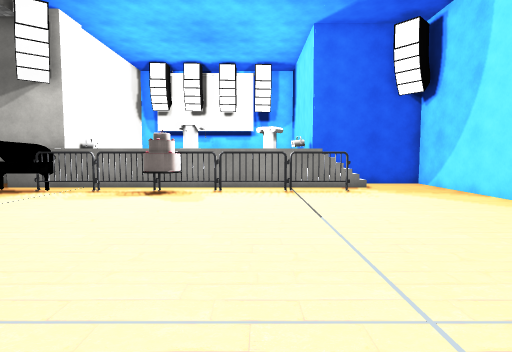
view 1 (above)

20 first-person views from a walk through a 3-D level made in the Unity game engine. The camera is 1.3 m above the floor, tilts 4° down and sees 80° across. Doors are open. The floor is counted in squares, 1 m on a side. Each view is taken from the middle of a square. On the plan, view 1 faces up. The plan holds only what a view shows up to about 14 squares ahead; the rest is blank. The place goes on beyond the plan. Some animated figures are not drawn. Some surface patterns are stand-ins.

view 2
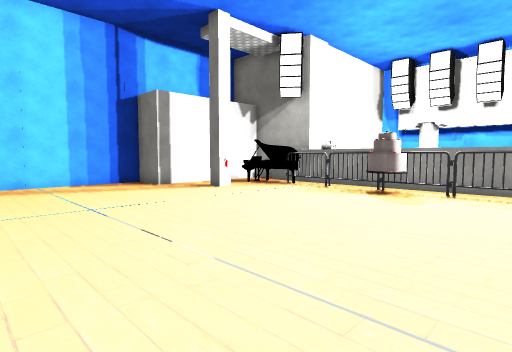

view 3
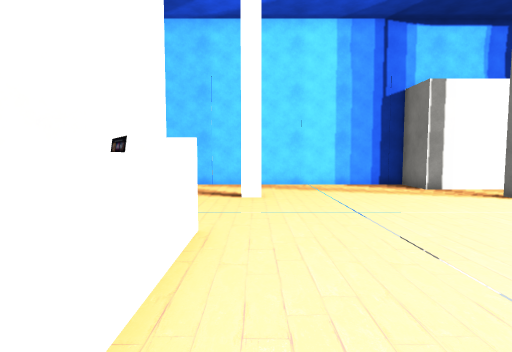

view 4
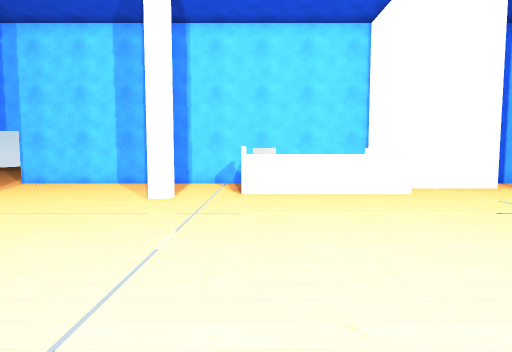

view 5
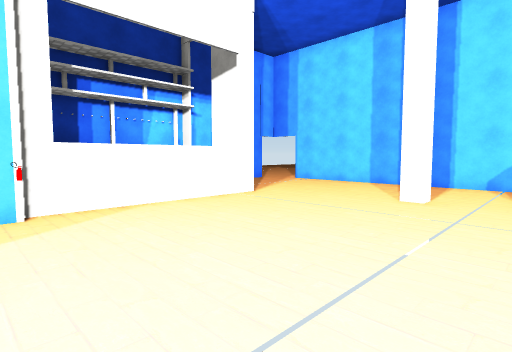

view 6
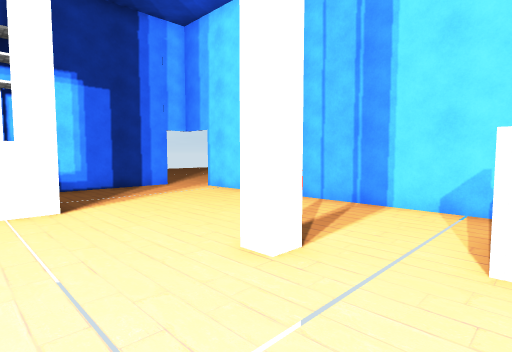

view 7
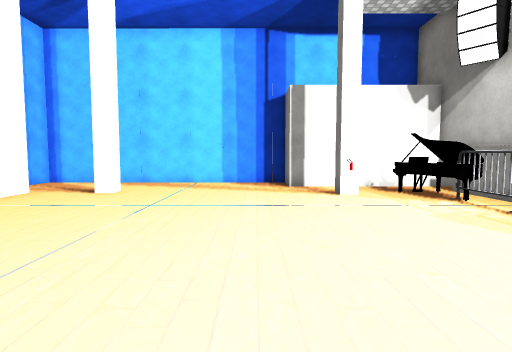

view 8
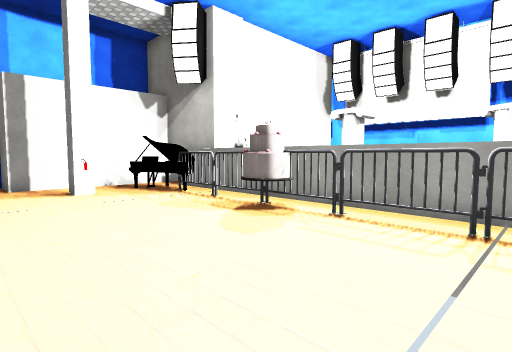

view 9
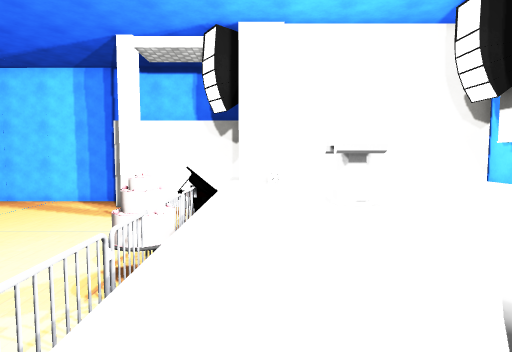

view 10
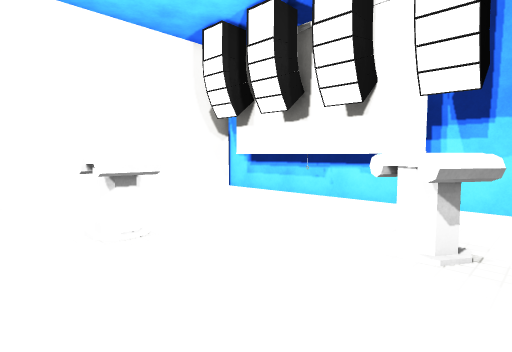

view 11
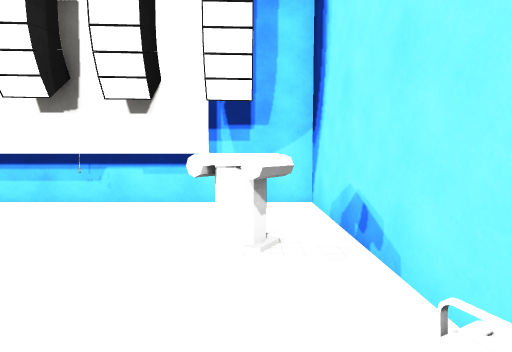

view 12
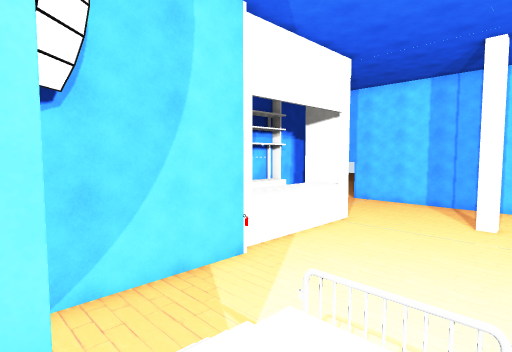

view 13
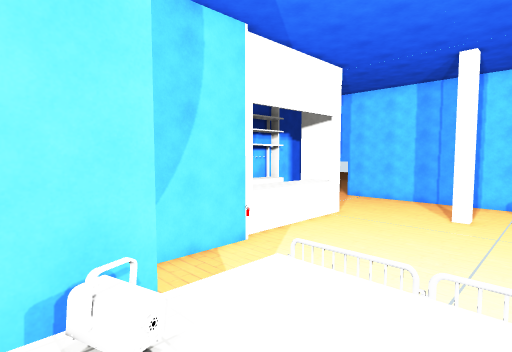

view 14
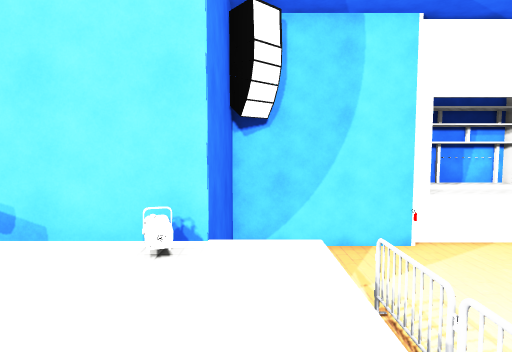

view 15
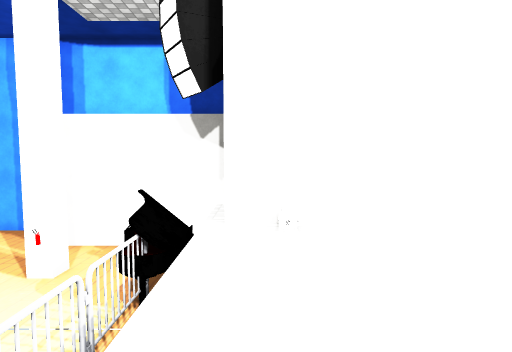

view 16
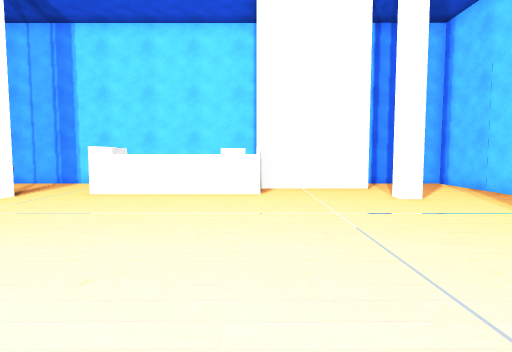

view 17
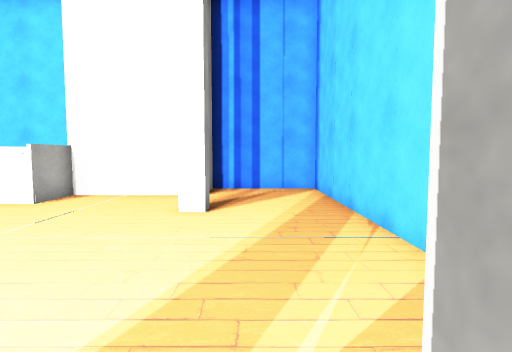

view 18
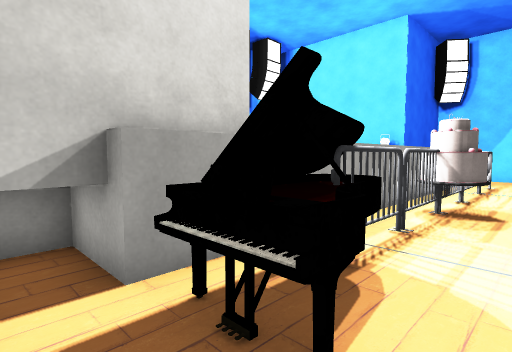

view 19
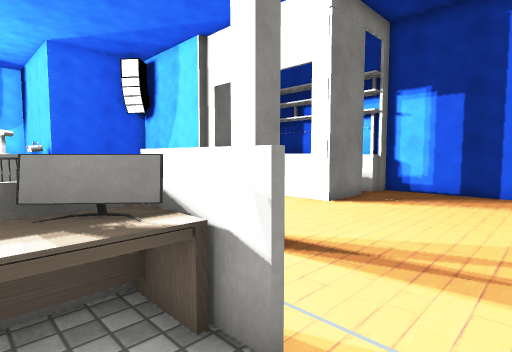

view 20
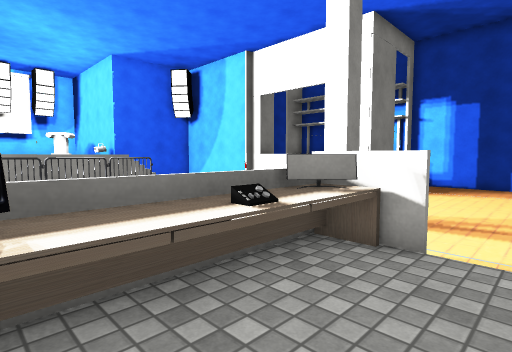

### Floor plan
Key: @ floor where view 1 was taken; # wall or solid block; x gap in a wall; . main floor; : floor 0.25 m higher than the main floor; + floor 1.5 m higher than the main floor; / step, stairs or slope; D open door; O other object.
Columns run from 14 left of view 1 to 12 right of it. Each row starts with its distance up from view 1.
 22        #       ##
 21       #+#######++#
 20       #++++++++++#
 19       #++++++++++#
 18       #++++++++O+#
 17       #+++++++OO+#
 16       #++++++++++#
 15       #+++OO+++++#
 14    ####+++++++++O######
 13   #####++++++++++/ ...#
 12   #.####+++++++++//...#
 11   #.OOO###xO##xx##....#
 10   #.OO.....O..........#
  9   #...................#
  8   #..O...............O#
  7  ##...................##
  6 #.....................##
  5 #.....................## ##
  4 #.....................## ##
  3 #.....................## ##
  2 #.....................## ##
  1 #.........................#
  0 #.............@.. ........#
 -1 #........######...........#
 -2 #........#OOOOO...........#
 -3 #....##### ::::...........#
 -4 #....#   #: :::..........DD
 -5  #####   ################DD

Where each view was taken, in squares from view 1:
view 1: 0 up, 0 right, facing up
view 2: 0 up, 1 right, facing up-left
view 3: 0 up, 0 right, facing left
view 4: 9 up, 0 right, facing down
view 5: 9 up, 0 right, facing down-right
view 6: 3 up, 0 right, facing down-right
view 7: 5 up, 1 right, facing left
view 8: 5 up, 2 right, facing up-left
view 9: 13 up, 3 right, facing left
view 10: 13 up, 2 right, facing up-left
view 11: 13 up, 1 right, facing up
view 12: 14 up, 1 right, facing down-right
view 13: 15 up, 0 right, facing down-right
view 14: 13 up, 2 left, facing right
view 15: 13 up, 2 left, facing left
view 16: 9 up, 5 left, facing down
view 17: 7 up, 11 left, facing down
view 18: 9 up, 11 left, facing up-right
view 19: 4 down, 1 left, facing up-right
view 20: 4 down, 4 left, facing up-right
